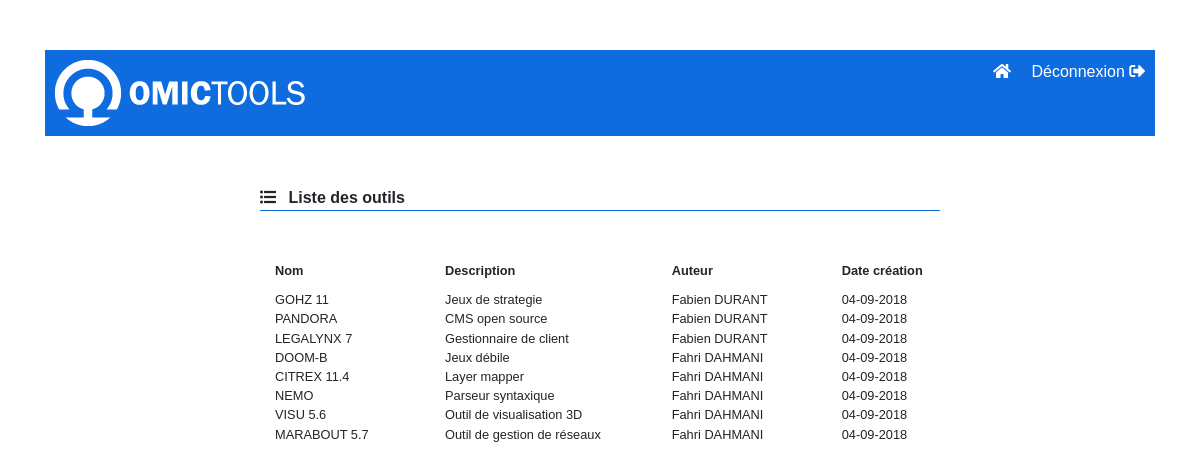
/list_outil.php (signed in), run on the app's committed database.
### tables this page shows
CREATE TABLE `tool` (
  `id` int(5) NOT NULL,
  `name` varchar(100) NOT NULL,
  `description` varchar(1000) NOT NULL,
  `author` int(4) NOT NULL,
  `datecreation` datetime NOT NULL
);

CREATE TABLE `user` (
  `id` int(4) NOT NULL,
  `name` varchar(100) NOT NULL,
  `lastname` varchar(100) NOT NULL,
  `description` varchar(1000) DEFAULT NULL,
  `email` varchar(100) NOT NULL,
  `hash` varchar(60) NOT NULL
);

### include/Tool.php (called while the page is built, shortened)
<?php
include_once 'BaseDB.php';
class Tool{
	private $baseDB;
	function __construct() {
        $this->baseDB = new BaseDB();
    }
	public function getTools(){
		return $this->baseDB->getTools();
	}
}

### include/BaseDB.php (called while the page is built, shortened)
<?php
class BaseDB {
	private $mysqli;
	public function connect(){
		$this->mysqli = new mysqli(self::HOST, self::USER, self::PASS, self::BASE);
	}
	public function getTools(){
		$query = "select t.name, t.description, u.name as prenom, u.lastname, date_format(t.datecreation, '%d-%m-%Y') as datecreation from tool t, user u where t.author = u.id ";
		$result = $this->mysqli->query($query);
		$tools = array();
		if ($result->num_rows > 0) {
			while($row = $result->fetch_assoc()){
				$tools[] = $row;
			}
			return $tools;
		} else {
			return array();
		}
	}
}

### list_outil.php (the view, shortened to what this page needs)
<?php
	include_once 'include/Tool.php';
?>
<!DOCTYPE HTML>
<html>
	<head>
		<link rel="stylesheet" href="https://use.fontawesome.com/releases/v5.3.1/css/all.css">
		<link rel="stylesheet" href="https://stackpath.bootstrapcdn.com/bootstrap/4.1.3/css/bootstrap.min.css">
		<link rel="stylesheet" href="css/main.css" />
	</head>
	<body>
		<div id="page-wrapper">
			<div class="container">
			<div id="header" class="col-12">
				<div class="row">
					<div class="col-8"><img src="images/logo-white-medium.png" alt="OMICtools logo"></div>
					<div class="col-4 sign-out-link">
						<a href="accueil.php"><i class="fas fa-home mr-3"></i></a>
						<a href="accueil.php?action=signout">Déconnexion <i class="fas fa-sign-out-alt"></i></a>
					</div>
				</div>
			</div>
			<div id="list-layer">
				<div class="page-title"><i class="fas fa-list-ul mr-2"></i> Liste des outils</div>
				<div class="list-container">
					<?php
						$tool = new Tool();
						$toolArr = $tool->getTools();
					?>
					<?php if(!Empty($toolArr)){ ?>
						<section class="col-12">
							<div class="row th-list">
								<div class="col-3">Nom</div>
								<div class="col-4">Description</div>
								<div class="col-3">Auteur</div>
								<div class="col-2">Date création</div>
							</div>
						</section>
						<?php foreach($toolArr as $tool){ ?>
							<section class="col-12">
								<div class="row tool-line">
									<div class="col-3"><?php echo(strtoupper($tool['name'])); ?></div>
									<div class="col-4"><?php echo($tool['description']); ?></div>
									<div class="col-3"><?php echo(ucfirst(strtolower($tool['prenom'])).' '.strtoupper($tool['lastname'])); ?> </div>
									<div class="col-2"><?php echo($tool['datecreation']); ?></div>
								</div>
							</section>
						<?php } ?>
					<?php } ?>
				</div>
			</div>
			</div>
		</div>
	</body>
</html>

### css/main.css (style rules this page uses)
html, body { font-family: Arial; }
#page-wrapper { padding-top: 50px; }
#auth-layer, #home-layer, #profil-layer, #list-layer { width: 400px; margin: 0 auto; padding: 10px; }
#list-layer { padding-top: 50px; width: 700px; }
.page-title { font-weight: bold; border-bottom:1px solid #0f6cde; }
#header { background-color: #0f6cde; padding: 10px; }
.sign-out-link { text-align: right; }
.sign-out-link a { color: #fff; }
.list-container { padding: 50px 0 0 0; }
.th-list { font-weight: bold; padding-bottom: 10px; font-size: 0.8em; }
.tool-line { font-size: 0.8em; }

### data on the page
tool: name "GOHZ 11", description "Jeux de strategie", user.name "Fabien", user.lastname "DURANT", datecreation "04-09-2018"
tool: name "PANDORA", description "CMS open source", user.name "Fabien", user.lastname "DURANT", datecreation "04-09-2018"
tool: name "LEGALYNX 7", description "Gestionnaire de client", user.name "Fabien", user.lastname "DURANT", datecreation "04-09-2018"
tool: name "DOOM-B", description "Jeux débile", user.name "Fahri", user.lastname "DAHMANI", datecreation "04-09-2018"
tool: name "CITREX 11.4", description "Layer mapper", user.name "Fahri", user.lastname "DAHMANI", datecreation "04-09-2018"
tool: name "NEMO", description "Parseur syntaxique", user.name "Fahri", user.lastname "DAHMANI", datecreation "04-09-2018"
tool: name "VISU 5.6", description "Outil de visualisation 3D", user.name "Fahri", user.lastname "DAHMANI", datecreation "04-09-2018"
tool: name "MARABOUT 5.7", description "Outil de gestion de réseaux", user.name "Fahri", user.lastname "DAHMANI", datecreation "04-09-2018"
